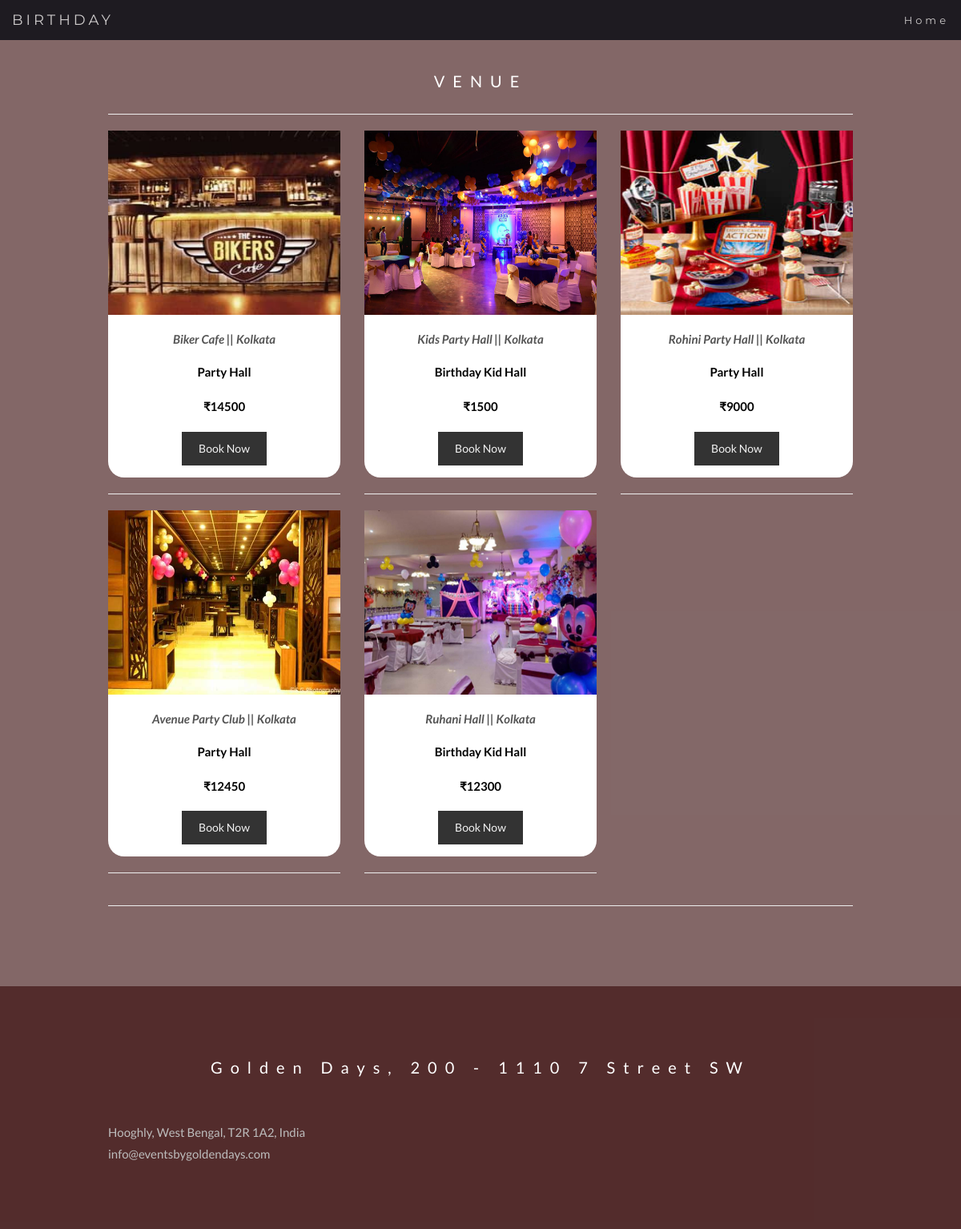
The app's page /Wedding/venuebpage/ with its own data.
### baseApp/models.py (models this page shows, shortened)
class VenuebbManagement(models.Model):
    venueb_name = models.CharField(max_length=50)
    venueb_type= models.CharField(max_length=30,blank=True,choices=venuebb_choices,)
    venueb_phone= models.CharField(max_length=30)
    venueb_location= models.ForeignKey(Location,on_delete=models.CASCADE)
    venueb_office = models.CharField(max_length=30,blank=True)
    venueb_rate=  models.CharField(max_length=30)
    venueb_desc= models.CharField(max_length=300,blank=True)
    venueb_log= models.DateTimeField(auto_now_add=True)
    venueb_picture= models.ImageField(upload_to="venuebs",blank=True)
    servicefor=  models.ForeignKey(ServiceFor,on_delete=models.CASCADE,default=3)

class Location(models.Model):
    location= models.CharField(max_length=30)
    location_desc= models.CharField(max_length=300,blank=True)
    location_log= models.DateTimeField(auto_now_add=True)
    def __str__(self):
        return self.location

### baseApp/views.py (the view, shortened to what this page needs)
# urls.py: path('venuebpage/',views.venuebpage,name='venuebpage'),
def venuebpage(request):
	vbb_data= VenuebbManagement.objects.all()
	return render (request,'venuebb_details.html',{'VBBData':vbb_data})

### templates/venuebb_details.html (shortened to what this page needs)
{% extends 'venue_birthdaybase.html'%}
{%load static%}
{% load app_extras %}
{% block bodyblock %}
<link rel="stylesheet" href="https://cdnjs.cloudflare.com/ajax/libs/font-awesome/4.7.0/css/font-awesome.min.css">
<div class="container">
  <h3 class="text-center">VENUE</h3>
  <hr class="featurette-divider">
  {% if VBBData %}
  <div class="row text-center">
    {% for vbb_item in VBBData %}
    <div class="col-sm-4">
      <div class="thumbnail">
        {% if vbb_item.venueb_picture %}
        <img src="{{vbb_item.venueb_picture.url}}" style="width:380px; height:230px;">
        {% endif %}
        <p class="text-center"><strong style="colour:black">{{vbb_item.venueb_name}} ||
            {{vbb_item.venueb_location}}</strong></p>
        <p>
        <div class="row text-center">
          <div class="text-center">
            <span style="color:black">
              <strong>{{vbb_item.venueb_type}}</strong>
            </span>
          </div>
          <br>
          <div class="text-center">
            <span style="color:black">
              <strong>₹{{vbb_item.venueb_rate}}</strong>
            </span>
          </div>
        </div>
        </p>
        <button class="btn" data-toggle="modal" data-target="#myModal{{vbb_item.id}}">Book Now</button>
      </div>
      <hr class="featurette-divider">
    </div>
    {% endfor %}
  </div>
  <hr class="featurette-divider">
  {% else %}
  <h3 class="text-center">No Data Available now</h3>
  {% endif %}
  {% endblock %}

### templates/venue_birthdaybase.html (style rules this page uses)
body { min-height: 100vh; width: 100vw; font: 400 15px/1.8 Lato, sans-serif; color: #777; overflow-x: hidden; }
h3, h4 { margin: 10px 0 30px 0; letter-spacing: 10px; font-size: 20px; color: #111; }
.container { padding: 80px 120px; }
.bg-1 h3 { color: #fff; }
.bg-1 p { font-style: italic; }
.thumbnail { padding: 0 0 15px 0; border: none; border-radius: 20px; }
.thumbnail p { margin-top: 20px; color: #555; }
.btn { padding: 10px 20px; background-color: #333; color: #f1f1f1; border-radius: 0; transition: .2s; }

### records on screen
VenuebbManagement: venueb_picture (picture), venueb_name "Biker Cafe", venueb_location "Kolkata", venueb_type "Party Hall", venueb_rate "14500"
VenuebbManagement: venueb_picture (picture), venueb_name "Kids Party Hall", venueb_location "Kolkata", venueb_type "Birthday Kid Hall", venueb_rate "1500"
VenuebbManagement: venueb_picture (picture), venueb_name "Rohini Party Hall", venueb_location "Kolkata", venueb_type "Party Hall", venueb_rate "9000"
VenuebbManagement: venueb_picture (picture), venueb_name "Avenue Party Club", venueb_location "Kolkata", venueb_type "Party Hall", venueb_rate "12450"
VenuebbManagement: venueb_picture (picture), venueb_name "Ruhani Hall", venueb_location "Kolkata", venueb_type "Birthday Kid Hall", venueb_rate "12300"
